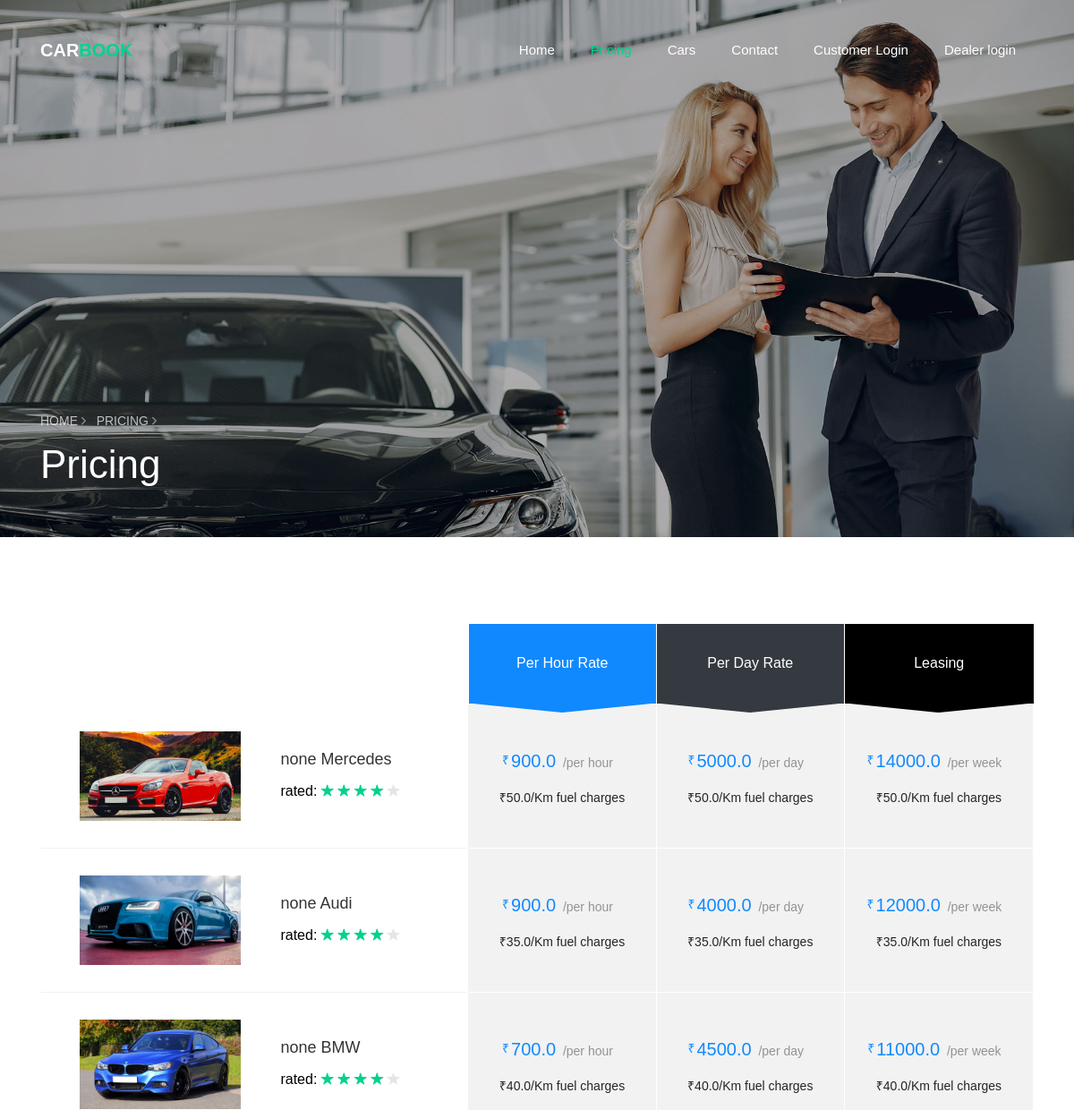
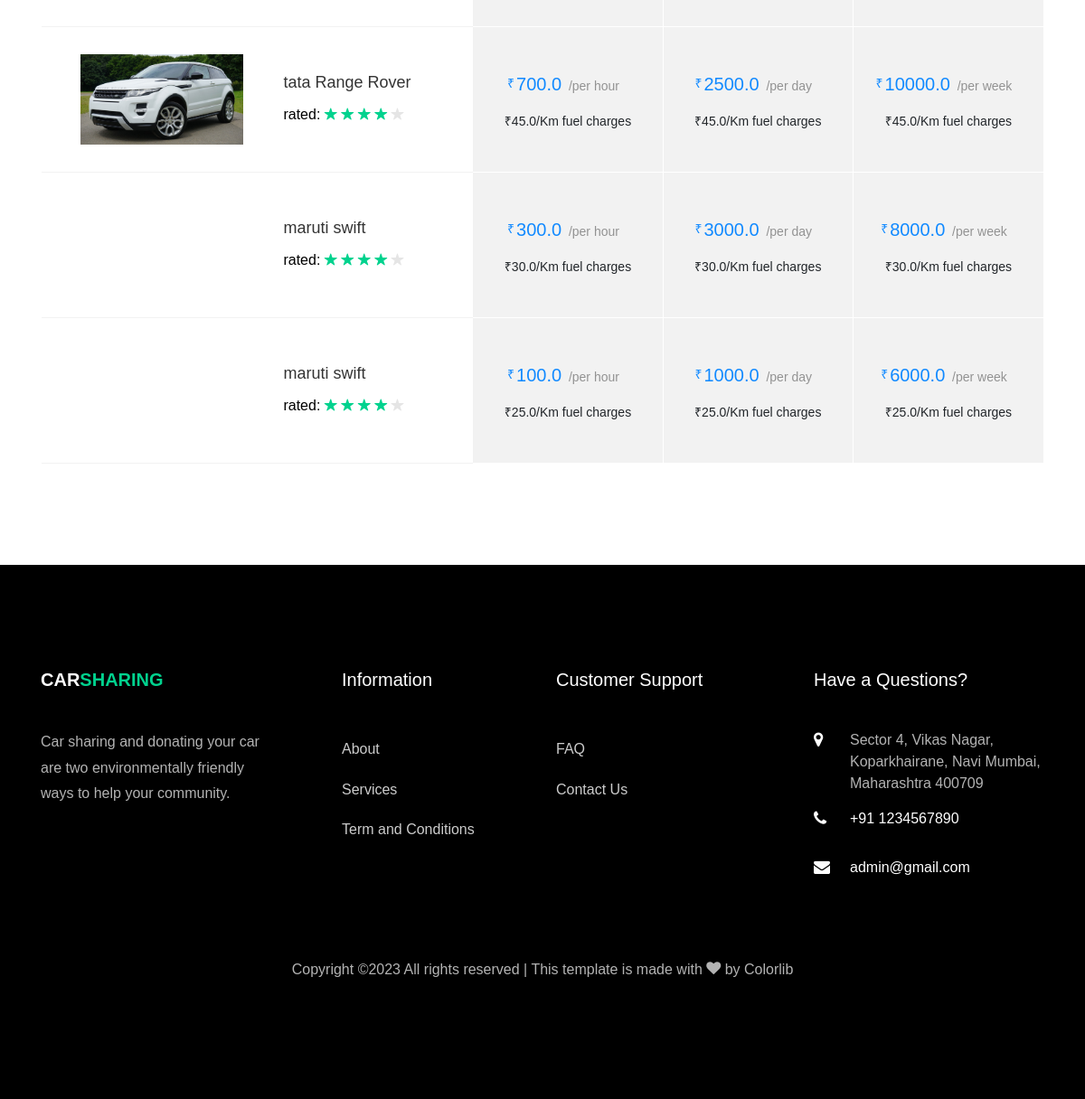
/pricing, run on the app's committed database (2 pictures, top to bottom).
### core/models.py (models this page shows, shortened)
class Car(models.Model):
    name = models.CharField(max_length=100)
    brandname = models.CharField(max_length=100,null='false')
    price_per_day = models.FloatField(default=0.0)
    price_per_hr = models.FloatField(default=0.0)
    price_per_week = models.FloatField(default=0.0)
    fuel_price = models.FloatField(default=0.0)
    seats = models.IntegerField(default=0)
    mileage = models.IntegerField(default=0)
    luggage= models.IntegerField(default=0)
    transmission = models.CharField(default=False,max_length=100)
    fuel_type = models.CharField(default=False,max_length=100)
    image = models.ImageField(upload_to='images/')

### core/views.py (the view)
# urls.py: path('pricing',views.pricing,name='pricing'),
def pricing(request):
    cars = Car.objects.all()
    return render(request,'core/pricing.html',{'cars':cars})

### templates/core/pricing.html (shortened to what this page needs)
<!DOCTYPE html>
{% load static %}
<html lang="en">
  <head>
    <link rel="stylesheet" href="{% static 'css/open-iconic-bootstrap.min.css' %}">
    <link rel="stylesheet" href="{% static 'css/animate.css' %}">
    <link rel="stylesheet" href="{% static 'css/owl.carousel.min.css' %}">
    <link rel="stylesheet" href="{% static 'css/owl.theme.default.min.css' %}">
    <link rel="stylesheet" href="{% static 'css/magnific-popup.css' %}">
    <link rel="stylesheet" href="{% static 'css/aos.css' %}">
    <link rel="stylesheet" href="{% static 'css/ionicons.min.css' %}">
    <link rel="stylesheet" href="{% static 'css/bootstrap-datepicker.css' %}">
    <link rel="stylesheet" href="{% static 'css/jquery.timepicker.css' %}">
    <link rel="stylesheet" href="{% static 'css/flaticon.css' %}">
    <link rel="stylesheet" href="{% static 'css/icomoon.css' %}">
    <link rel="stylesheet" href="{% static 'css/style.css' %}">
  </head>
  <body>
	  <nav class="navbar navbar-expand-lg navbar-dark ftco_navbar bg-dark ftco-navbar-light" id="ftco-navbar">
	    <div class="container">
	      <a class="navbar-brand" href="index.html">Car<span>Book</span></a>
	      <div class="collapse navbar-collapse" id="ftco-nav">
	        <ul class="navbar-nav ml-auto">
	          <li class="nav-item"><a href="/" class="nav-link">Home</a></li>
	          <li class="nav-item active"><a href="#" class="nav-link">Pricing</a></li>
	          <li class="nav-item "><a href="{% url 'car' %}" class="nav-link">Cars</a></li>
	          <li class="nav-item"><a href="{% url 'contact' %}" class="nav-link">Contact</a></li>
				{% if user.is_authenticated %}
                <li class="nav-item"><a href="#" class="nav-link">Welcome {{user.username}}</a></li>
								<li class="nav-item"><a href="{% url 'user_logout' %}" class="nav-link">Logout</a></li>
								{% else %}
                <li class="nav-item"><a href="{% url 'user_login' %}" class="nav-link">Customer Login</a></li>
                <li class="nav-item"><a href="{% url 'dealer_login' %}" class="nav-link">Dealer login</a></li>
	                            {% endif %}
	        </ul>
	      </div>
	    </div>
	  </nav>
    <section class="hero-wrap hero-wrap-2 js-fullheight" style="background-image: url({% static 'images/bg_3.jpg' %});" data-stellar-background-ratio="0.5">
      <div class="overlay"></div>
      <div class="container">
        <div class="row no-gutters slider-text js-fullheight align-items-end justify-content-start">
          <div class="col-md-9 ftco-animate pb-5">
          	<p class="breadcrumbs"><span class="mr-2"><a href="index.html">Home <i class="ion-ios-arrow-forward"></i></a></span> <span>Pricing <i class="ion-ios-arrow-forward"></i></span></p>
            <h1 class="mb-3 bread">Pricing</h1>
          </div>
        </div>
      </div>
    </section>
    <section class="ftco-section ftco-cart">
			<div class="container">
				<div class="row">
    			<div class="col-md-12 ftco-animate">
    				<div class="car-list">
	    				<table class="table">
						    <thead class="thead-primary">
						      <tr class="text-center">
						        <th>&nbsp;</th>
						        <th>&nbsp;</th>
						        <th class="bg-primary heading">Per Hour Rate</th>
						        <th class="bg-dark heading">Per Day Rate</th>
						        <th class="bg-black heading">Leasing</th>
						      </tr>
						    </thead>
						    <tbody>
                           {% for car in cars %}
						      <tr class="">
						      	<td class="car-image"><div class="img" style="background-image:url({{car.image.url}});"></div></td>
						        <td class="product-name">
						        	<h3>{{car.brandname}} {{car.name}}</h3>
						        	<p class="mb-0 rated">
						        		<span>rated:</span>
						        		<span class="ion-ios-star"></span>
						        		<span class="ion-ios-star"></span>
						        		<span class="ion-ios-star"></span>
						        		<span class="ion-ios-star"></span>
						        		<span class="ion-ios-star"></span>
						        	</p>
						        </td>
						            <td class="price">
						        	<div class="price-rate">
							        	<h3>
							        		<span class="num"><small class="currency">₹</small>{{car.price_per_hr}}</span>
							        		<span class="per">/per hour</span>
							        	</h3>
							        	<span class="subheading">₹{{car.fuel_price}}/Km fuel charges</span>
						        	</div>
						        </td>
						        <td class="price">
						        	<div class="price-rate">
							        	<h3>
							        		<span class="num"><small class="currency">₹</small> {{car.price_per_day}}</span>
							        		<span class="per">/per day</span>
							        	</h3>
							        	<span class="subheading">₹{{car.fuel_price}}/Km fuel charges</span>
						        </div>
						        </td>
						        <td class="price">
						        	<div class="price-rate">
							        	<h3>
							        		<span class="num"><small class="currency">₹</small>{{car.price_per_week}}</span>
							        		<span class="per">/per week</span>
							        	</h3>
							        	<span class="subheading">₹{{car.fuel_price}}/Km fuel charges</span>
							        </div>
						        </td>
						      </tr>
                            {% endfor %}
						    </tbody>
						  </table>
					  </div>
    			</div>
    		</div>
			</div>
		</section>
    <footer class="ftco-footer ftco-bg-dark ftco-section">
      <div class="container">
        <div class="row mb-5">
          <div class="col-md">
            <div class="ftco-footer-widget mb-4">
              <h2 class="ftco-heading-2"><a href="/" class="logo">Car<span>Sharing</span></a></h2>
              <p>Car sharing and donating your car are two environmentally friendly ways to help your community.</p>
            </div>
          </div>
          <div class="col-md">
            <div class="ftco-footer-widget mb-4 ml-md-5">
              <h2 class="ftco-heading-2">Information</h2>
              <ul class="list-unstyled">
                <li><a href="#" class="py-2 d-block">About</a></li>
                <li><a href="#" class="py-2 d-block">Services</a></li>
                <li><a href="#" class="py-2 d-block">Term and Conditions</a></li>
              </ul>
            </div>
          </div>
          <div class="col-md">
             <div class="ftco-footer-widget mb-4">
              <h2 class="ftco-heading-2">Customer Support</h2>
              <ul class="list-unstyled">
                <li><a href="#" class="py-2 d-block">FAQ</a></li>
                <li><a href="#" class="py-2 d-block">Contact Us</a></li>
              </ul>
            </div>
          </div>
          <div class="col-md">
            <div class="ftco-footer-widget mb-4">
            	<h2 class="ftco-heading-2">Have a Questions?</h2>
            	<div class="block-23 mb-3">
	              <ul>
	                 <li><span class="icon icon-map-marker"></span><span class="text">Sector 4, Vikas Nagar, Koparkhairane, Navi Mumbai, Maharashtra 400709</span></li>
	                <li><a href="#"><span class="icon icon-phone"></span><span class="text">+91 1234567890</span></a></li>
	                <li><a href="mailto:admin@gmail.com"><span class="icon icon-envelope"></span><span class="text">admin@gmail.com</span></a></li>
	              </ul>
	            </div>
            </div>
          </div>
        </div>
        <div class="row">
          <div class="col-md-12 text-center">
            <p>
  Copyright &copy;<script>document.write(new Date().getFullYear());</script> All rights reserved | This template is made with <i class="icon-heart color-danger" aria-hidden="true"></i> by <a href="https://colorlib.com" target="_blank">Colorlib</a>
  </p>
          </div>
        </div>
      </div>
    </footer>
  </body>
</html>

### static/css/icomoon.css (style rules this page uses)
[class^="icon-"], [class*=" icon-"] { font-family: 'icomoon' !important; speak: none; font-style: normal; font-weight: normal; font-variant: normal; text-transform: none; line-height: 1; -webkit-font-smoothing: antialiased; -moz-osx-font-smoothing: grayscale; }
.icon-heart:before { content: "\f004"; }
.icon-map-marker:before { content: "\f041"; }
.icon-phone:before { content: "\f095"; }
.icon-envelope:before { content: "\f0e0"; }

### data on the page
Car: image (picture), brandname "none", name "Mercedes", price_per_hr "900.0", fuel_price "50.0", price_per_day "5000.0", price_per_week "14000.0"
Car: image (picture), brandname "none", name "Audi", price_per_hr "900.0", fuel_price "35.0", price_per_day "4000.0", price_per_week "12000.0"
Car: image (picture), brandname "none", name "BMW", price_per_hr "700.0", fuel_price "40.0", price_per_day "4500.0", price_per_week "11000.0"
Car: image (picture), brandname "tata", name "Range Rover", price_per_hr "700.0", fuel_price "45.0", price_per_day "2500.0", price_per_week "10000.0"
Car: brandname "maruti", name "swift", price_per_hr "300.0", fuel_price "30.0", price_per_day "3000.0", price_per_week "8000.0"
Car: brandname "maruti", name "swift", price_per_hr "100.0", fuel_price "25.0", price_per_day "1000.0", price_per_week "6000.0"
